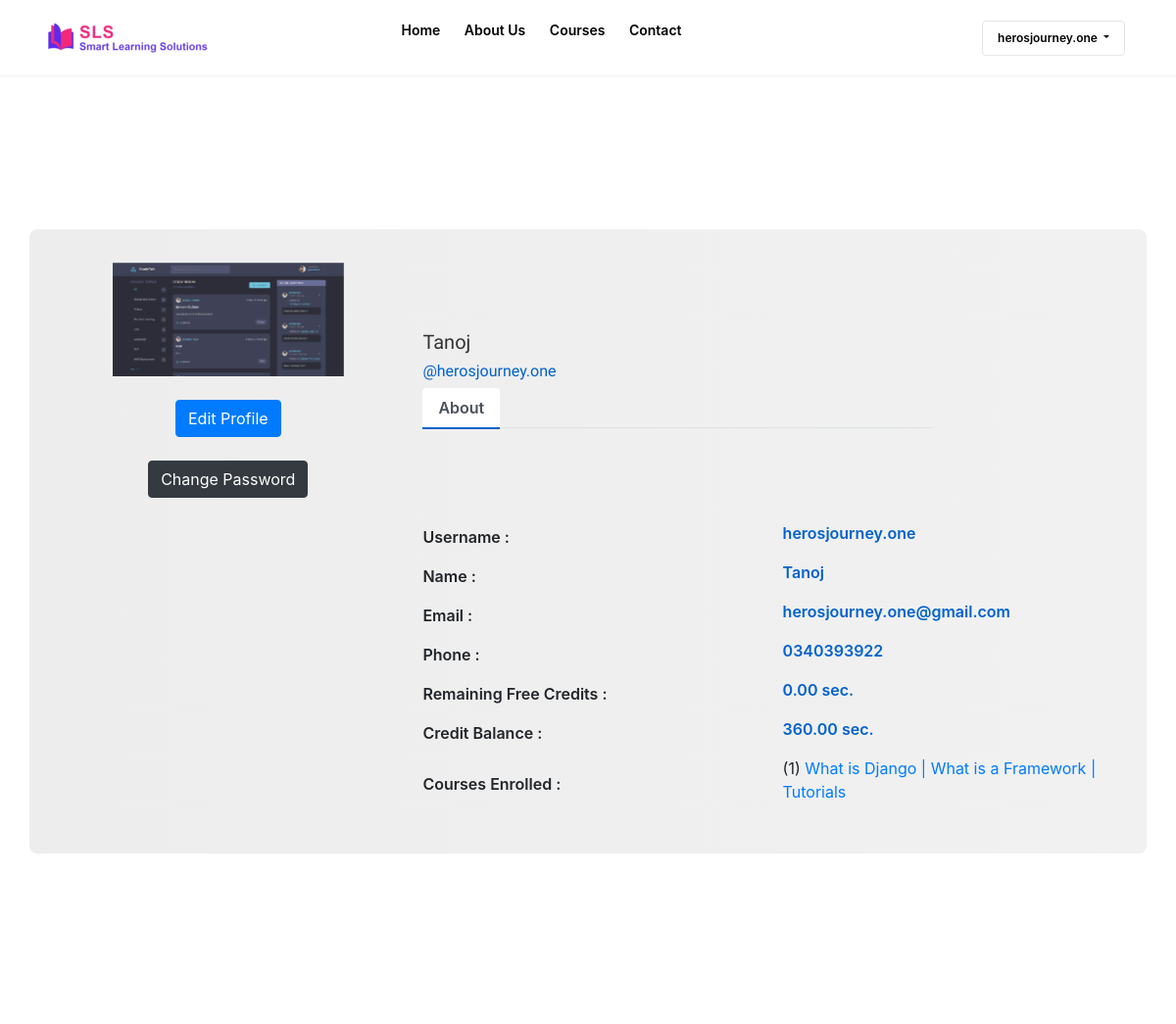
Before: /custom_accounts/profile/6/ (signed in, upper part) with the older database file.
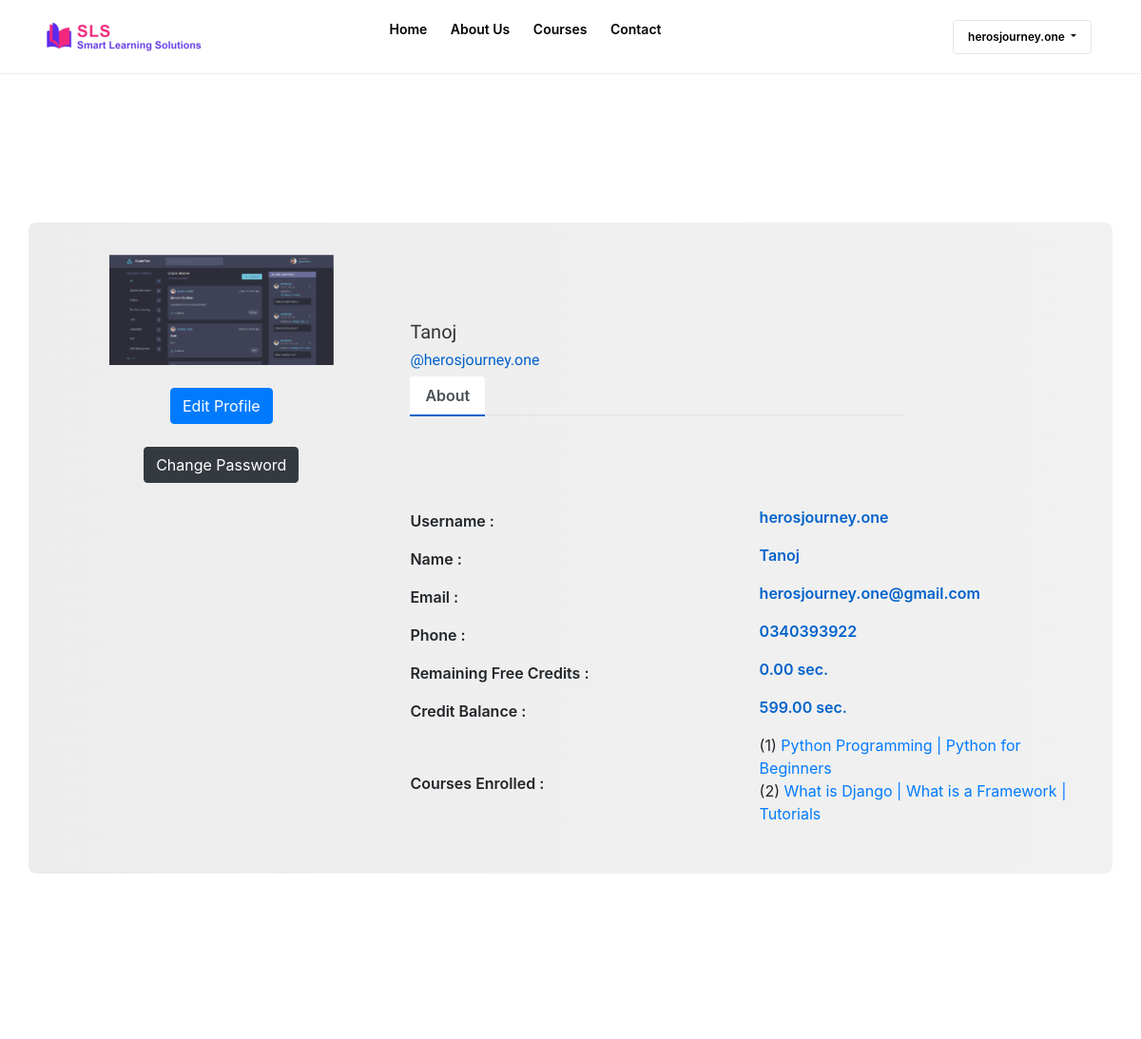
After: the same page with the newer database file.
### base/models.py (models this page shows, shortened)
class UserProfile(models.Model):
    user = models.OneToOneField(User, on_delete=models.CASCADE)  # OneToOneField instead of ForeignKey
    course = models.ManyToManyField(Course ,  blank=True)
    date = models.DateTimeField(auto_now_add=True)
    credits = models.DecimalField(max_digits=8, decimal_places=2, default=0)
    free_credits = models.DecimalField(max_digits=8, decimal_places=2, default=18000)  # 5 hours in seconds

class Course(models.Model):
    CATEGORY_CHOICES = (
        ('computer-science', 'Computer Science'),
        ('data-science', 'Data science'),
        ('engineering', 'Engineering'),
        ('web-development', 'Web Development'),
        ('architecture', 'Architecture'),
    )
    SUB_CATEGORY_CHOICES = (
        ('ml', 'Machine Learning'),
        ('data_science', 'Data Science'),
        ('python', 'Python'),
        ('javascript', 'JavaScript'),
        ('php', 'PHP'),
        ('django', 'Django'),
        ('html', 'HTML'),
        ('reactjs', 'React JS'),
        ('front-end', 'Front-End'),
        ('back-end', 'Back-End'),
    )
    id = models.AutoField(primary_key=True)
    name = models.CharField(max_length = 50 , null = False)
    slug = models.CharField(max_length = 50 , null = False , unique = True)
    description = models.TextField( null = True)
    price = models.IntegerField(null=False,default = 0, blank=True)
    discount = models.IntegerField(null=False ,blank=True, default = 0)
    active = models.BooleanField(default = False)
    category = models.CharField(max_length=255, choices=CATEGORY_CHOICES, default='',  blank=True)
    sub_category = models.CharField(max_length=255, choices=SUB_CATEGORY_CHOICES, default='', null=True, blank=True)
    thumbnail = models.ImageField(upload_to = "files/thumbnail")
    date = models.DateTimeField(auto_now_add= True)
    resource = models.FileField(upload_to = "files/resource")
    length = models.IntegerField(null=False)
    instructor_name = models.CharField(max_length=50, null=True)
    enroll_now_status = models.BooleanField(default=True)

### custom_accounts/views.py (the view)
# urls.py: path('profile/<int:pk>/', views.userProfile, name='user-profile'),
@login_required
def userProfile(request, pk):
    if request.user.is_authenticated and request.user.pk == pk:
        user = request.user
        user_profile, created = UserProfile.objects.get_or_create(user=request.user)
        enrolled_courses = user_profile.course.all()
        remaining_free_credits = user_profile.free_credits
        credit_balance = user_profile.credits
        if request.method == 'POST':
            form = EditProfileForm(request.POST, request.FILES, instance=request.user)
            form2 = ChangePasswordForm(user, request.POST)
            if form2.is_valid():
                form2.save()
                user_pk = request.user.pk
                messages.success(request, "You have successfully set your password.")
                return redirect(reverse('user-profile', args=[user_pk]))
            else:
                for error in list(form.errors.values()):
                    messages.error(request, error)
            if form.is_valid():
                form.save()
                user_pk = request.user.pk
                messages.success(request, "You have successfully updated profile.")
                return redirect(reverse('user-profile', args=[user_pk]))
        else:
            form = EditProfileForm(instance=request.user)
            form2 = ChangePasswordForm(user)
        context = {
            'user_profile': user_profile,
            'enrolled_courses': enrolled_courses,
            'remaining_free_credits': remaining_free_credits,
            'credit_balance': credit_balance,
            'form': form,
            'form2': form2,
        }
        return render(request, 'base/profile.html', context)
    else:
        return redirect('login')

### base/templates/base/profile.html (shortened to what the changed rows need)
{% extends "base/base.html" %}
{% load static %}
{% block content %}
{% if user.is_authenticated and user == user_profile.user %}
    <main class="main_wrapper">
        <div class="educationarea">
            <div class="container">
                <div class="row">
                    <div class="container emp-profile">
                            <div class="row ">
                                <div class="col-md-4">
                                    <div class="profile-img">
                                        <img src="{{user.avatar.url}}" alt=""/>
                                    </div>
                                    <div class="text-center my-4">
                                        <button type="button" class="btn btn-primary" data-bs-toggle="modal" data-bs-target="#exampleModal">
                                            Edit Profile
                                        </button>
                                    </div>
                                    <div class="text-center my-4">
                                        <a role="button" class="btn btn-dark" href="{% url 'change_pass_page' %}">
                                            Change Password
                                        </a>
                                    </div>
                                </div>
                                <div class="col-md-6">
                                    <div class="profile-head">
                                        <h5>{{ user.name }}</h5>
                                        <h6>@{{ user.username }}</h6>
                                        <ul class="nav nav-tabs" id="myTab" role="tablist">
                                            <li class="nav-item">
                                                <a class="nav-link active" id="home-tab" data-toggle="tab"
                                                   role="tab" aria-controls="home" aria-selected="true">About</a>
                                            </li>
                                        </ul>
                                    </div>
                                </div>
                            </div>
                            <div class="row">
                                <div class="col-md-8">
                                    <div class="tab-content profile-tab" id="myTabContent">
                                        <div class="tab-pane fade show active" id="home" role="tabpanel"
                                             aria-labelledby="home-tab">
                                            <div class="row">
                                                <div class="col-md-6">
                                                    <label>Username :</label>
                                                </div>
                                                <div class="col-md-6">
                                                    <p>{{ user.username }}</p>
                                                </div>
                                            </div>
                                            <div class="row">
                                                <div class="col-md-6">
                                                    <label>Name :</label>
                                                </div>
                                                <div class="col-md-6">
                                                    <p>{{ user.name }}</p>
                                                </div>
                                            </div>
                                            <div class="row">
                                                <div class="col-md-6">
                                                    <label>Email :</label>
                                                </div>
                                                <div class="col-md-6">
                                                    <p>{{ user.email }}</p>
                                                </div>
                                            </div>
                                            <div class="row">
                                                <div class="col-md-6">
                                                    <label>Phone :</label>
                                                </div>
                                                <div class="col-md-6">
                                                    <p>{{user.phone}}</p>
                                                </div>
                                            </div>
                                            <div class="row">
                                                <div class="col-md-6">
                                                    <label>Remaining Free Credits :</label>
                                                </div>
                                                <div class="col-md-6">
                                                    <p>{{ remaining_free_credits }} sec.</p>
                                                </div>
                                            </div>
                                            <div class="row">
                                                <div class="col-md-6">
                                                    <label>Credit Balance :</label>
                                                </div>
                                                <div class="col-md-6">
                                                    <p>{{ credit_balance }} sec.</p>
                                                </div>
                                            </div>
                                            <div class="row">
                                                <div class="col-md-6">
                                                    <label>Courses Enrolled :</label>
                                                </div>
                                                <div class="col-md-6">
                                                        <ul>
                                                            {% for course in enrolled_courses %}
                                                                <li> ({{forloop.counter}}) <a href="{% url 'course-detail' course.slug %}?lecture={{ course.video_set.first.serial_number }}">{{ course.name }}</a></li>
                                                            {% endfor %}
                                                        </ul>
                                                </div>
                                            </div>
                                        </div>
                                    </div>
                                </div>
                            </div>
                    </div>
                </div>
            </div>
        </div>
    </main>
{% else %}
    <p>Access denied.</p>
{% endif %}
{% endblock content %}

Changed rows visible on the page:
changed UserProfile: credits "360.00" → "599.00"
now on this page (row unchanged): Course: name "Python Programming | Python for Beginners"
